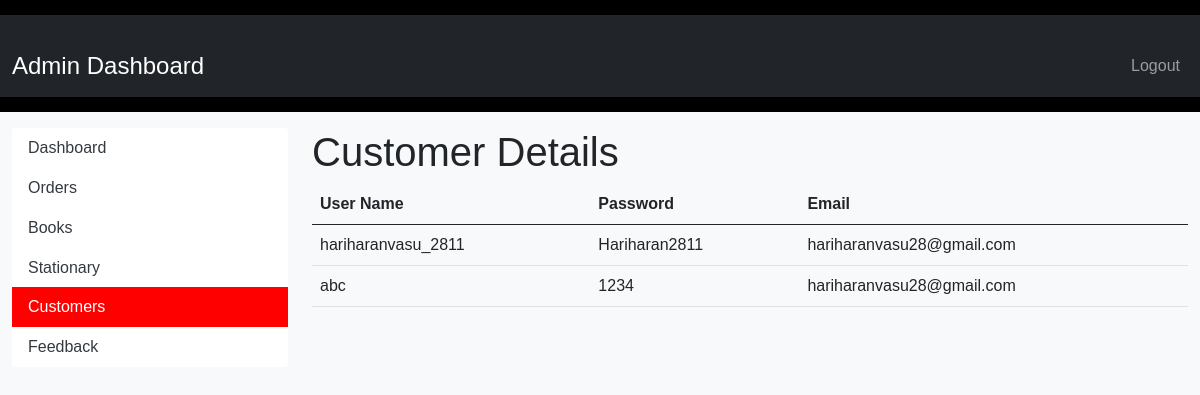
/acustomers, run on the app's committed database.
### tables this page shows
CREATE TABLE users(username text,password text, email text);

### app.py (the view)
@app.route('/acustomers')
def customers():
    conn = connect_db()
    cursor = conn.cursor()
    cursor.execute("SELECT * FROM users")
    users = cursor.fetchall()
    conn.close()
    return render_template('acustomers.html', users=users)

### app.py (called while the page is built)
def connect_db():
    return sqlite3.connect('admin.db')

### templates/acustomers.html (shortened to what this page needs)
<!DOCTYPE html>
<html lang="en">
<head>
    <link href="https://cdn.jsdelivr.net/npm/bootstrap@5.0.2/dist/css/bootstrap.min.css" rel="stylesheet">
    <link rel="stylesheet" href="{{ url_for('static', filename='admin.css') }}">
</head>
<body>
    <header>
        <nav class="navbar navbar-expand-lg navbar-dark bg-dark">
            <div class="container-fluid">
                <a class="navbar-brand" href="#">Admin Dashboard</a>
                <div class="collapse navbar-collapse" id="navbarNav">
                    <ul class="navbar-nav ms-auto">
                        <li class="nav-item">
                            <a class="nav-link" href="admin">Logout</a>
                        </li>
                    </ul>
                </div>
            </div>
        </nav>
    </header>
    <div class="container-fluid mt-3">
        <div class="row">
            <div class="col-md-3">
                <div class="list-group">
                    <a href="adminhome" class="list-group-item list-group-item-action">Dashboard</a>
                    <a href="aorders" class="list-group-item list-group-item-action">Orders</a>
                    <a href="abooks" class="list-group-item list-group-item-action">Books</a>
                    <a href="astationary" class="list-group-item list-group-item-action">Stationary</a>
                    <a href="acustomers" class="list-group-item list-group-item-action active">Customers</a>
                    <a href="afeedback" class="list-group-item list-group-item-action">Feedback</a>
                </div>
            </div>
            <div class="col-md-9">
                <h1>Customer Details</h1>
                <table class="table">
                    <thead>
                        <tr>
                            <th>User Name</th>
                            <th>Password</th>
                            <th>Email</th>
                        </tr>
                    </thead>
                    <tbody>
                        {% for user in users %}
                        <tr>
                            <td>{{ user[0] }}</td>
                            <td>{{ user[1] }}</td>
                            <td>{{ user[2] }}</td>
                        </tr>
                        {% endfor %}
                    </tbody>
                </table>
            </div>
        </div>
    </div>
</body>
</html>

### static/admin.css (style rules this page uses)
body { font-family: Arial, sans-serif; background-color: #f8f9fa; }
header { background-color: #000000; padding: 15px 0; }
header .navbar-brand { font-size: 1.5rem; }
.navbar-nav .nav-link { color: #ffffff; }
.container-fluid { margin-top: 20px; }
.list-group-item { background-color: #ffffff; color: #343a40; border: none; }
.list-group-item.active { background-color: #ff0000; color: #ffffff; border-color: #007bff; }

### data on the page
users: username "hariharanvasu_2811", password "Hariharan2811", email "hariharanvasu28@gmail.com"
users: username "abc", password "1234", email "hariharanvasu28@gmail.com"
